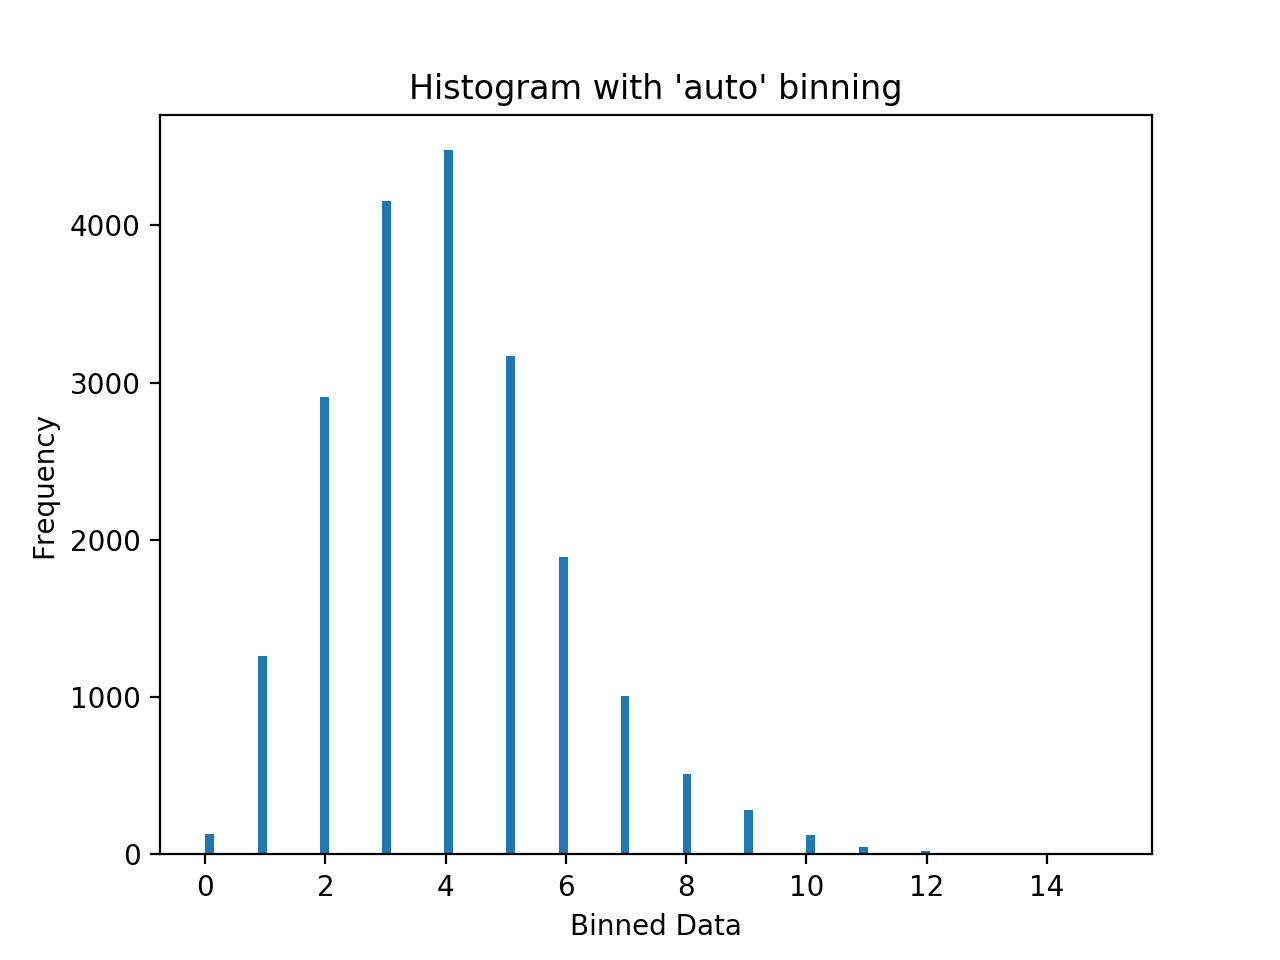

Write the Python code that produced this figure.
#import seaborn as sns
from sklearn import preprocessing
import matplotlib.pyplot as plt
from pylab import *
import pandas as pd
import numpy as np
         
df = pd.read_csv('data2.csv',header=None)
df1 =df.ix[:,1]


plt.hist(df1, bins='auto')

plt.title("Histogram with 'auto' binning")
plt.xlabel("Binned Data")
plt.ylabel("Frequency")
plt.show()

 
